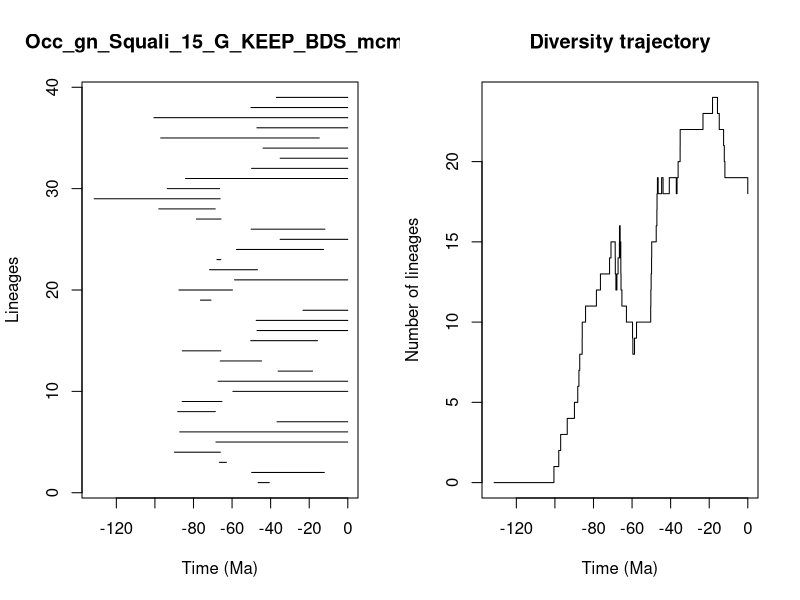

Write R code to recreate this figure.


pdf(file='../Results/Genus/5_MA_bins_EP/pyrate_mcmc_logs/Occ_gn_Squali_15_G_KEEP_BDS_mcmc_LTT.pdf',width=0.6*20, height=0.6*10)
title = "Occ_gn_Squali_15_G_KEEP_BDS_mcmc"
ts=c(46.479372061341316, 49.80913349147216,66.57089980697441,89.87958533497736,68.37817414320976,87.13145457481653,36.673515029056176,88.15826858776641,85.87479791929702,59.58590404202334,67.24902682809787,36.11821657582581,66.09872241050589,85.83071396644267,50.33456942501234,47.05011050703542,47.47632114195767,23.229047642906085,76.40239341187421,87.55467211058597,58.727990522292956,71.6646346658738,67.85057978846906,57.68631435347189,35.08390137491726,50.1130555203593,78.48185800128596,98.01060871807792,131.50950737332724,93.61490503502242,84.1124198197332,49.89192221286839,35.05553314553165,43.926844858277725,97.0190288173758,47.123963262261064,100.51642190597414,50.25146512412631,37.06166613612324)
te=c(40.69340528709331, 12.17480560707113,62.92212669130841,66.06013249628683,0.0,0.0,0.0,68.69115990529157,65.26611949080966,0.0,0.0,18.27816898012712,44.67151911617942,65.82083118532991,15.714908716426695,0.0,0.0,0.0,70.92563538070522,59.75349954150522,0.0,46.84591484271294,65.85203227654111,12.54338552735984,0.0,11.8625964628153,65.72219960571543,68.7450610168171,66.17947485694877,66.52220246544556,0.0,0.0,0.0,0.0,14.788631837152087,0.0,0.0,0.0,0.0)
div_traj=c(0, 1,2,3,4,5,6,7,8,9,10,11,12,13,14,15,14,13,12,13,14,15,16,15,14,15,14,13,12,11,10,9,8,9,10,11,12,13,14,15,16,17,18,19,18,19,18,19,18,19,20,21,22,23,24,23,22,21,20,19,18)
time_events=c(131.50950737332724, 100.51642190597414,98.01060871807792,97.0190288173758,93.61490503502242,89.87958533497736,88.15826858776641,87.55467211058597,87.13145457481653,85.87479791929702,85.83071396644267,84.1124198197332,78.48185800128596,76.40239341187421,71.6646346658738,70.92563538070522,68.7450610168171,68.69115990529157,68.37817414320976,67.85057978846906,67.24902682809787,66.57089980697441,66.52220246544556,66.17947485694877,66.09872241050589,66.06013249628683,65.85203227654111,65.82083118532991,65.72219960571543,65.26611949080966,62.92212669130841,59.75349954150522,59.58590404202334,58.727990522292956,57.68631435347189,50.33456942501234,50.25146512412631,50.1130555203593,49.89192221286839,49.80913349147216,47.47632114195767,47.123963262261064,47.05011050703542,46.84591484271294,46.479372061341316,44.67151911617942,43.926844858277725,40.69340528709331,37.06166613612324,36.673515029056176,36.11821657582581,35.08390137491726,35.05553314553165,23.229047642906085,18.27816898012712,15.714908716426695,14.788631837152087,12.54338552735984,12.17480560707113,11.8625964628153,0.0)
                par(mfrow=c(1,2))
                L = length(ts)
                plot(ts, 1:L , xlim=c(-max(ts)-1,0), pch=20, type="n", main=title,xlab="Time (Ma)",ylab="Lineages")
                for (i in 1:L){segments(x0=-te[i],y0=i,x1=-ts[i],y1=i)}    
                t = -time_events
                plot(div_traj ~ t,type="s", main = "Diversity trajectory",xlab="Time (Ma)",ylab="Number of lineages",xlim=c(-max(ts)-1,0))
                abline(v=c(65,200,251,367,445),lty=2,col="gray")
                
